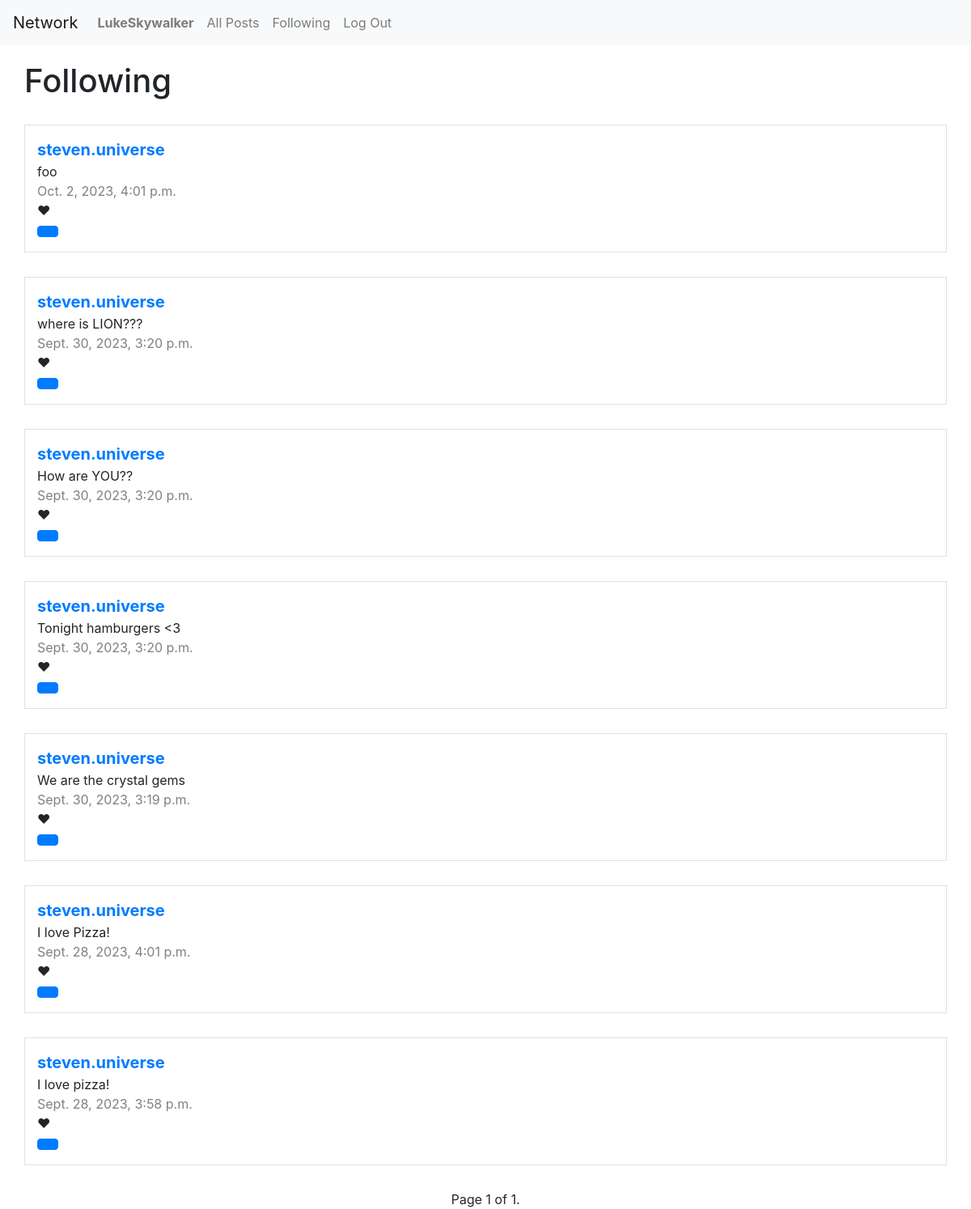
The page /following (signed in) on the database its author committed.
### network/models.py (models this page shows)
class User(AbstractUser):
    id = models.BigAutoField(primary_key=True)
    pass

class Post(models.Model):
    id = models.BigAutoField(primary_key=True)
    author = models.ForeignKey(User, on_delete=models.CASCADE)
    content = models.TextField(max_length=512)
    datetime = models.DateTimeField(auto_now_add=True)

### network/views.py (the view)
# urls.py: path('following', views.following, name="following"),
@login_required
def following(request):
    posts = Post.objects.filter(author__in=Follow.objects.filter(origin_user=request.user).all().values("destination_user")).order_by("-datetime")
    paginator = Paginator(posts, 10)
    page_number = request.GET.get('page')
    page_obj = paginator.get_page(page_number)
    return render(request, 'network/following.html', {
        "posts":page_obj,
        "likes": 0, # TODO
        "like_button": "Like"
    })

### network/templates/network/following.html
{% extends 'network/layout.html' %}
{% block body %}
    <div>
        <h1 class="top_left_margin">Following</h1>
    </div>
    {% include "network/posts.html" %}
    {% include "network/pagination.html" %}
{% endblock %}

### network/templates/network/layout.html (shortened to what this page needs)
{% load static %}
<!DOCTYPE html>
<html lang="en">
    <head>
        <link rel="stylesheet" href="https://stackpath.bootstrapcdn.com/bootstrap/4.4.1/css/bootstrap.min.css">
        <link href="{% static 'network/styles.css' %}" rel="stylesheet">
    </head>
    <body>
        <nav class="navbar navbar-expand-lg navbar-light bg-light">
            <a class="navbar-brand" href="#">Network</a>
            <div>
              <ul class="navbar-nav mr-auto">
                {% if user.is_authenticated %}
                    <li class="nav-item">
                        <a class="nav-link" href="#"><strong>{{ user.username }}</strong></a>
                    </li>
                {% endif %}
                <li class="nav-item">
                  <a class="nav-link" href="{% url 'index' %}">All Posts</a>
                </li>
                {% if user.is_authenticated %}
                    <li class="nav-item">
                        <a class="nav-link" href="{% url 'following' %}">Following</a>
                    </li>
                    <li class="nav-item">
                        <a class="nav-link" href="{% url 'logout' %}">Log Out</a>
                    </li>
                {% endif %}
              </ul>
            </div>
          </nav>
        <div class="body">
            {% block body %}
            {% endblock %}
        </div>
    </body>
</html>

### network/templates/network/posts.html (shortened to what this page needs)
{% for post in posts %}
<div id="{{ post.id }}" class='border post'>
    <a style="font-weight: bold; font-size: 20px;" href="{% url 'profile' post.author %}">{{ post.author }}</a>
    <div id="content{{ post.id }}" >{{ post.content }}</div>
    <div style="color: grey;">{{ post.datetime }}</div>
    <span>&#10084</span>
    <br>
    {% if user.is_authenticated %}
        <button id="like-button{{ post.id }}" class="btn btn-primary"></button>
    {% endif %}
</div>
{% endfor %}

### network/templates/network/layout.html (style rules this page uses)
.border { border: 1px solid black; margin: 30px; padding: 15px; }
.top_left_margin { margin: 20px 30px; }

### rows shown on the page
User: username "LukeSkywalker"
Post: author "steven.universe", content "foo", datetime "Oct. 2, 2023, 4:01 p.m."
Post: author "steven.universe", content "where is LION???", datetime "Sept. 30, 2023, 3:20 p.m."
Post: author "steven.universe", content "How are YOU??", datetime "Sept. 30, 2023, 3:20 p.m."
Post: author "steven.universe", content "Tonight hamburgers <3", datetime "Sept. 30, 2023, 3:20 p.m."
Post: author "steven.universe", content "We are the crystal gems", datetime "Sept. 30, 2023, 3:19 p.m."
Post: author "steven.universe", content "I love Pizza!", datetime "Sept. 28, 2023, 4:01 p.m."
Post: author "steven.universe", content "I love pizza!", datetime "Sept. 28, 2023, 3:58 p.m."

### other values the page prints
{{ posts.number }} "1"
{{ posts.paginator.num_pages }} "1"
